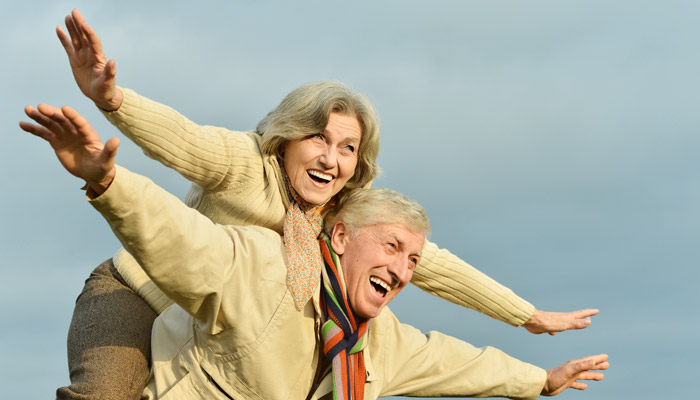
#> input picture foto8.jpg, 700 x 400 px
$ python contar.py
#> lines starting #> are read from the running program, lines starting #| are printed output that depends on the picture; after the words box and inside, x2 and y2 are one past the last pixel; in counts of white or black regions, pixels touching at a corner belong together
import cv2

# Cargar el clasificador de rostros preentrenado (cascada de Haar)
face_cascade = cv2.CascadeClassifier(cv2.data.haarcascades + 'haarcascade_frontalface_default.xml')

# Cargar la imagen
image_path = 'foto8.jpg'  # Reemplazar con la ruta de tu imagen
image = cv2.imread(image_path)
#> image is the input picture: shape (400, 700, 3); mean B, G, R 160.4, 175.2, 172.4

# Convertir la imagen a escala de grises
gray = cv2.cvtColor(image, cv2.COLOR_BGR2GRAY)
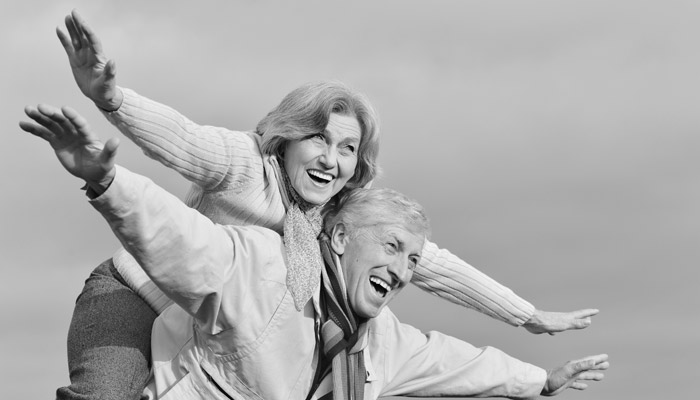
#> gray: shape (400, 700); min 1, max 250, mean 172.6

# Detectar rostros en la imagen
faces = face_cascade.detectMultiScale(gray, scaleFactor=1.1, minNeighbors=5, minSize=(30, 30))
#> faces = [[281, 181, 72, 72]]

# Dibujar rectángulos alrededor de los rostros detectados
for (x, y, w, h) in faces:
    cv2.rectangle(image, (x, y), (x + w, y + h), (255, 0, 0), 2)
#> this loop made 1 pass
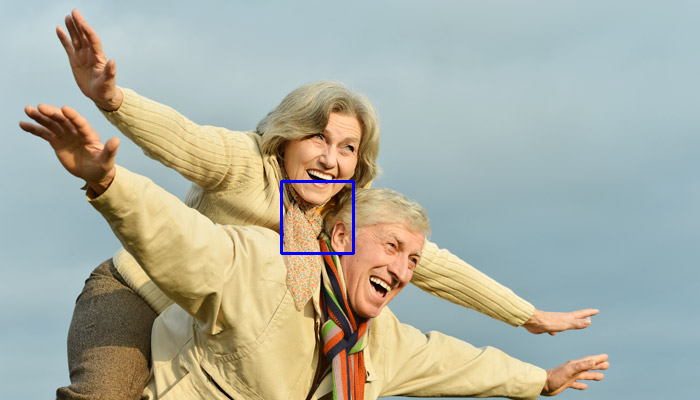
#> image: shape (400, 700, 3); 0.31% of pixels changed, all inside (x1, y1, x2, y2) = (280, 180, 355, 255)

# Mostrar el número de rostros detectados
print(f"Número de rostros detectados: {len(faces)}")
#| Número de rostros detectados: 1

# Mostrar la imagen con los rostros detectados
cv2.imshow("Rostros detectados", image)
cv2.waitKey(0)
cv2.destroyAllWindows()

$ run again, with foto10.jpg copied over foto8.jpg
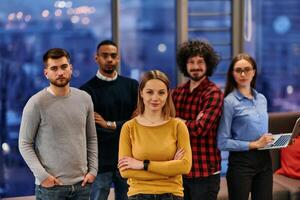
#> input picture foto10.jpg, 300 x 200 px
#> image is the input picture: shape (200, 300, 3); mean B, G, R 96.5, 83.7, 91.7
#> `gray = cv2.cvtColor(image, cv2.COLOR_BGR2GRAY)`:
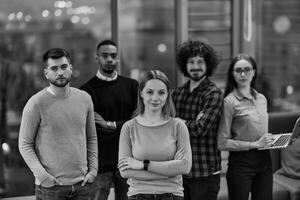
#> gray: shape (200, 300); min 0, max 243, mean 87.5
#> faces = [[137, 78, 36, 36]]
#> the loop `for (x, y, w, h) in faces:` made 1 pass
#> after the loop `for (x, y, w, h) in faces:`:
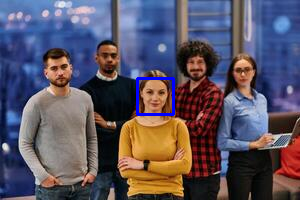
#> image: shape (200, 300, 3); 0.71% of pixels changed, all inside (x1, y1, x2, y2) = (136, 77, 175, 116)
#| Número de rostros detectados: 1

$ run again, with foto12.jpg copied over foto8.jpg
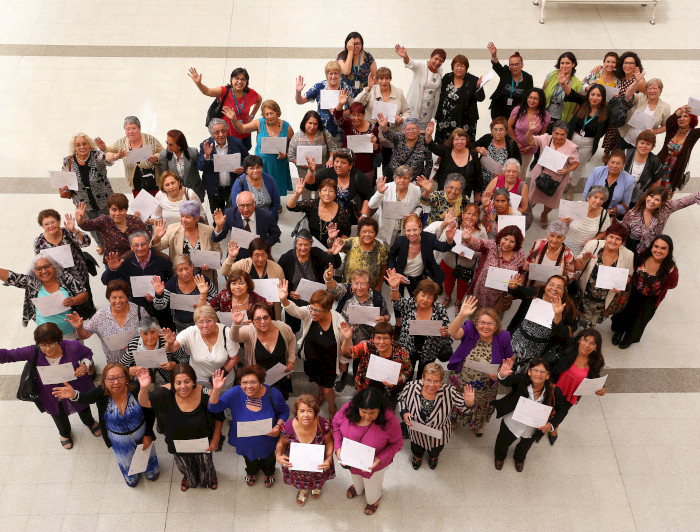
#> input picture foto12.jpg, 700 x 532 px
#> image is the input picture: shape (532, 700, 3); mean B, G, R 119.8, 130.2, 152.4
#> `gray = cv2.cvtColor(image, cv2.COLOR_BGR2GRAY)`:
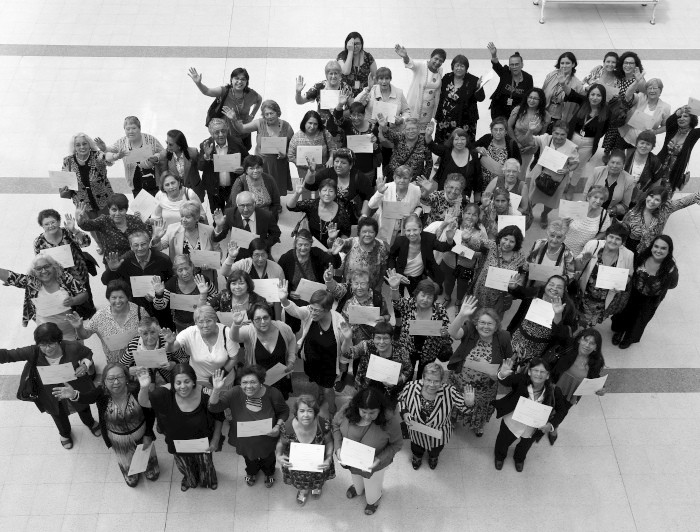
#> gray: shape (532, 700); min 0, max 255, mean 135.6
#> faces = ()
#| Número de rostros detectados: 0
